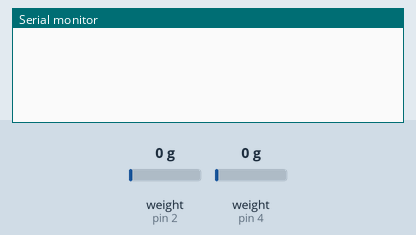
This sketch was run on a simulated Arduino Uno, built with avr-gcc and run on an emulated ATmega328P. Shown: the last lines printed to the serial monitor. Inputs (shaded band) come from the test bench; at power-on: weight on the scale (sensors on pin 2, pin 4) 0 g.

Above: at 7.2 s.
7.3 s: weight on the scale (sensor on pin 2) set to 100 g
At 11.0 s:
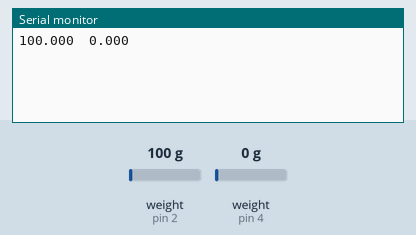
15.7 s: weight on the scale (sensor on pin 4) set to 100 g
At 19.6 s:
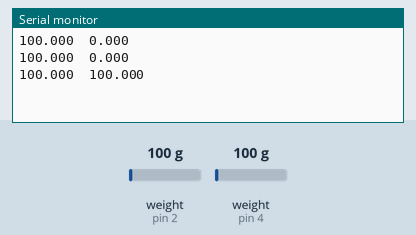
20.0 s: weight on the scale (sensor on pin 2) set to 1250 g
At 23.1 s:
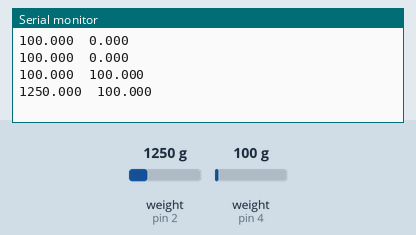
24.3 s: weight on the scale (sensor on pin 4) set to 1250 g
At 27.6 s:
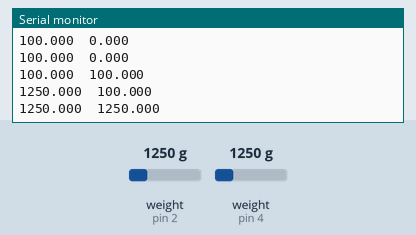
Timing chart, 0 to 29.1 s (numbered marks = the images above; inputs shaded):
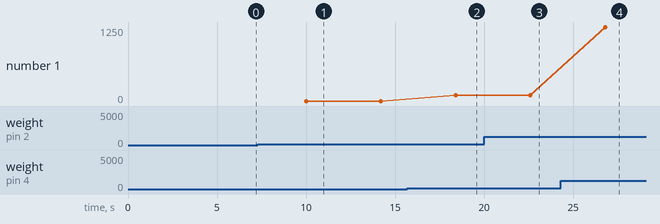

The sketch:

loadcell_measure.ino
```cpp
#include "HX711.h"

HX711 scale1, scale2;

const uint8_t dataPin1 = 2;
const uint8_t clockPin1 = 3;

const uint8_t dataPin2 = 4;
const uint8_t clockPin2 = 5;

float f1, f2;

void setup() {
  // put your setup code here, to run once:

  Serial.begin(115200);

  scale1.begin(dataPin1, clockPin1);
  scale2.begin(dataPin2, clockPin2);

  scale1.set_scale(1309.549561);
  scale2.set_scale(1462.802002);

  scale1.tare(30);
  scale2.tare(30);

}

void loop() {
  // put your main code here, to run repeatedly:

  f1 = scale1.get_units(20);
  f2 = scale2.get_units(20);

  // Serial.print('f1: ');
  Serial.print(f1,3);
  Serial.print('\t');
  // Serial.print('f2: ');
  Serial.println(f2,3);

  delay(200);

}
```

Measured:
- after the input at 7.3 s, the serial monitor: prints a new line after 2.7 s (image 1)
- after the input at 15.7 s, the serial monitor: prints a new line after 2.7 s (image 2)
- after the input at 20.0 s, the serial monitor: prints a new line after 2.6 s (image 3)
- after the input at 24.3 s, the serial monitor: prints a new line after 2.5 s (image 4)
